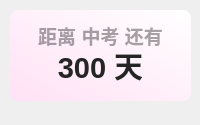
<?xml version="1.0" encoding="UTF-8"?>
<ui version="4.0">
 <class>Form</class>
 <widget class="QWidget" name="Form">
  <property name="geometry">
   <rect>
    <x>0</x>
    <y>0</y>
    <width>200</width>
    <height>125</height>
   </rect>
  </property>
  <property name="minimumSize">
   <size>
    <width>0</width>
    <height>0</height>
   </size>
  </property>
  <property name="maximumSize">
   <size>
    <width>16777215</width>
    <height>65536</height>
   </size>
  </property>
  <property name="windowTitle">
   <string>自定义倒计时</string>
  </property>
  <widget class="QLabel" name="countdown_custom_title">
   <property name="geometry">
    <rect>
     <x>20</x>
     <y>20</y>
     <width>161</width>
     <height>31</height>
    </rect>
   </property>
   <property name="font">
    <font>
     <family>Microsoft YaHei UI</family>
     <pointsize>14</pointsize>
     <weight>75</weight>
     <bold>true</bold>
    </font>
   </property>
   <property name="styleSheet">
    <string notr="true">color: rgba(0, 0, 0, 90);
font-weight: bold;</string>
   </property>
   <property name="text">
    <string>距离 中考 还有</string>
   </property>
   <property name="textFormat">
    <enum>Qt::PlainText</enum>
   </property>
   <property name="alignment">
    <set>Qt::AlignCenter</set>
   </property>
  </widget>
  <widget class="QLabel" name="custom_countdown">
   <property name="geometry">
    <rect>
     <x>20</x>
     <y>30</y>
     <width>161</width>
     <height>71</height>
    </rect>
   </property>
   <property name="font">
    <font>
     <family>Microsoft YaHei UI</family>
     <pointsize>22</pointsize>
     <weight>75</weight>
     <bold>true</bold>
    </font>
   </property>
   <property name="styleSheet">
    <string notr="true">border: none;
color: rgba(37, 37, 37, 255);
font-weight: bold</string>
   </property>
   <property name="text">
    <string>300 天</string>
   </property>
   <property name="textFormat">
    <enum>Qt::PlainText</enum>
   </property>
   <property name="alignment">
    <set>Qt::AlignCenter</set>
   </property>
  </widget>
  <widget class="QLabel" name="backgnd">
   <property name="geometry">
    <rect>
     <x>10</x>
     <y>10</y>
     <width>181</width>
     <height>91</height>
    </rect>
   </property>
   <property name="styleSheet">
    <string notr="true">background-color: qlineargradient(spread:pad, x1:0, y1:1, x2:1, y2:0, stop:0 rgba(255, 225, 245, 255), stop:1 rgba(255, 255, 255, 255));
border-radius: 8px</string>
   </property>
   <property name="text">
    <string/>
   </property>
  </widget>
  <widget class="QLabel" name="img">
   <property name="geometry">
    <rect>
     <x>10</x>
     <y>10</y>
     <width>91</width>
     <height>91</height>
    </rect>
   </property>
   <property name="styleSheet">
    <string notr="true"/>
   </property>
   <property name="pixmap">
    <pixmap>img/2.png</pixmap>
   </property>
   <property name="scaledContents">
    <bool>true</bool>
   </property>
  </widget>
  <zorder>backgnd</zorder>
  <zorder>img</zorder>
  <zorder>countdown_custom_title</zorder>
  <zorder>custom_countdown</zorder>
 </widget>
 <resources/>
 <connections/>
</ui>
